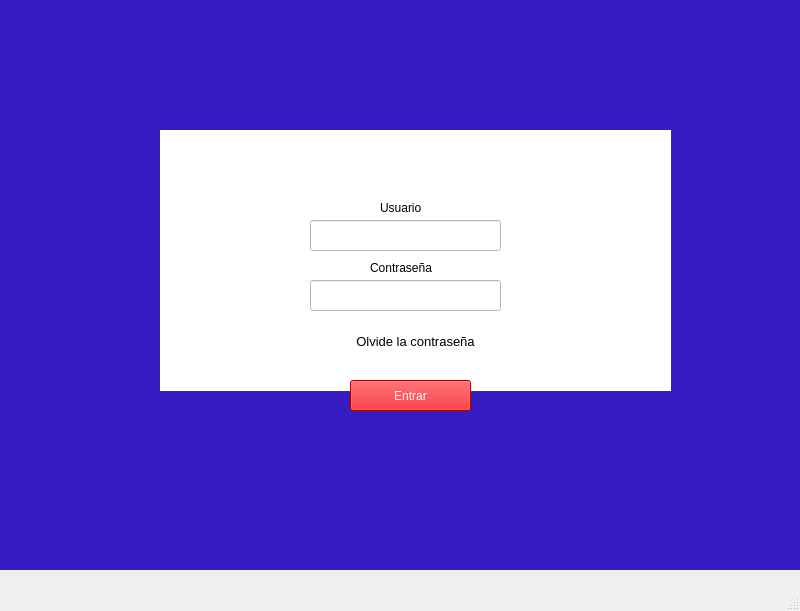
<?xml version="1.0" encoding="UTF-8"?>
<ui version="4.0">
 <class>MainWindow</class>
 <widget class="QMainWindow" name="MainWindow">
  <property name="geometry">
   <rect>
    <x>0</x>
    <y>0</y>
    <width>800</width>
    <height>611</height>
   </rect>
  </property>
  <property name="windowTitle">
   <string>MainWindow</string>
  </property>
  <widget class="QWidget" name="centralwidget">
   <widget class="QWidget" name="widget" native="true">
    <property name="geometry">
     <rect>
      <x>0</x>
      <y>0</y>
      <width>800</width>
      <height>570</height>
     </rect>
    </property>
    <property name="maximumSize">
     <size>
      <width>800</width>
      <height>570</height>
     </size>
    </property>
    <property name="styleSheet">
     <string notr="true">background-color: rgb(53, 28, 195);</string>
    </property>
    <widget class="QWidget" name="widget_2" native="true">
     <property name="geometry">
      <rect>
       <x>160</x>
       <y>130</y>
       <width>511</width>
       <height>261</height>
      </rect>
     </property>
     <property name="font">
      <font>
       <family>Trebuchet MS</family>
      </font>
     </property>
     <property name="styleSheet">
      <string notr="true">background-color: rgb(255, 255, 255);</string>
     </property>
     <property name="inputMethodHints">
      <set>Qt::ImhNone</set>
     </property>
     <widget class="QLineEdit" name="line_usuario">
      <property name="geometry">
       <rect>
        <x>150</x>
        <y>90</y>
        <width>191</width>
        <height>31</height>
       </rect>
      </property>
      <property name="styleSheet">
       <string notr="true">border-bottom: rgb(124, 124, 124);</string>
      </property>
      <property name="inputMethodHints">
       <set>Qt::ImhNone</set>
      </property>
      <property name="text">
       <string/>
      </property>
      <property name="maxLength">
       <number>20</number>
      </property>
      <property name="placeholderText">
       <string notr="true"/>
      </property>
     </widget>
     <widget class="QLineEdit" name="line_pass">
      <property name="geometry">
       <rect>
        <x>150</x>
        <y>150</y>
        <width>191</width>
        <height>31</height>
       </rect>
      </property>
      <property name="whatsThis">
       <string>&lt;html&gt;&lt;head/&gt;&lt;body&gt;&lt;p&gt;Ingrese contraseña&lt;/p&gt;&lt;/body&gt;&lt;/html&gt;</string>
      </property>
      <property name="inputMask">
       <string/>
      </property>
      <property name="text">
       <string/>
      </property>
      <property name="maxLength">
       <number>50</number>
      </property>
     </widget>
     <widget class="QLabel" name="label">
      <property name="geometry">
       <rect>
        <x>210</x>
        <y>130</y>
        <width>71</width>
        <height>16</height>
       </rect>
      </property>
      <property name="text">
       <string>Contraseña</string>
      </property>
     </widget>
     <widget class="QLabel" name="label_2">
      <property name="geometry">
       <rect>
        <x>220</x>
        <y>70</y>
        <width>71</width>
        <height>16</height>
       </rect>
      </property>
      <property name="text">
       <string>Usuario</string>
      </property>
     </widget>
     <widget class="QPushButton" name="button_pass">
      <property name="geometry">
       <rect>
        <x>190</x>
        <y>200</y>
        <width>131</width>
        <height>23</height>
       </rect>
      </property>
      <property name="font">
       <font>
        <pointsize>10</pointsize>
       </font>
      </property>
      <property name="cursor">
       <cursorShape>PointingHandCursor</cursorShape>
      </property>
      <property name="mouseTracking">
       <bool>true</bool>
      </property>
      <property name="styleSheet">
       <string notr="true">color: rgb(0, 0, 0);
border: solid;
</string>
      </property>
      <property name="text">
       <string>Olvide la contraseña</string>
      </property>
      <property name="autoDefault">
       <bool>true</bool>
      </property>
      <property name="default">
       <bool>true</bool>
      </property>
      <property name="flat">
       <bool>true</bool>
      </property>
     </widget>
    </widget>
    <widget class="QPushButton" name="button_login">
     <property name="geometry">
      <rect>
       <x>350</x>
       <y>380</y>
       <width>121</width>
       <height>31</height>
      </rect>
     </property>
     <property name="cursor">
      <cursorShape>PointingHandCursor</cursorShape>
     </property>
     <property name="styleSheet">
      <string notr="true">background-color: rgb(227, 1, 5);
font: 10pt &quot;Trebuchet MS&quot;;
color: rgb(255, 255, 255);</string>
     </property>
     <property name="text">
      <string>Entrar</string>
     </property>
    </widget>
   </widget>
  </widget>
  <widget class="QMenuBar" name="menubar">
   <property name="geometry">
    <rect>
     <x>0</x>
     <y>0</y>
     <width>800</width>
     <height>21</height>
    </rect>
   </property>
  </widget>
  <widget class="QStatusBar" name="statusbar"/>
 </widget>
 <resources/>
 <connections/>
</ui>
